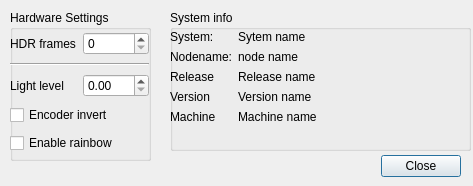
<?xml version="1.0" encoding="UTF-8"?>
<ui version="4.0">
 <class>HardwareSettings</class>
 <widget class="QDialog" name="HardwareSettings">
  <property name="geometry">
   <rect>
    <x>0</x>
    <y>0</y>
    <width>473</width>
    <height>186</height>
   </rect>
  </property>
  <property name="windowTitle">
   <string>Dialog</string>
  </property>
  <widget class="QDialogButtonBox" name="buttonBox">
   <property name="geometry">
    <rect>
     <x>370</x>
     <y>150</y>
     <width>91</width>
     <height>32</height>
    </rect>
   </property>
   <property name="orientation">
    <enum>Qt::Horizontal</enum>
   </property>
   <property name="standardButtons">
    <set>QDialogButtonBox::Close</set>
   </property>
  </widget>
  <widget class="QGroupBox" name="groupBox">
   <property name="geometry">
    <rect>
     <x>170</x>
     <y>10</y>
     <width>301</width>
     <height>141</height>
    </rect>
   </property>
   <property name="title">
    <string>System info</string>
   </property>
   <widget class="QWidget" name="">
    <property name="geometry">
     <rect>
      <x>0</x>
      <y>20</y>
      <width>291</width>
      <height>121</height>
     </rect>
    </property>
    <layout class="QFormLayout" name="formLayout">
     <item row="0" column="0">
      <widget class="QLabel" name="label">
       <property name="text">
        <string>System:</string>
       </property>
      </widget>
     </item>
     <item row="0" column="1">
      <widget class="QLabel" name="label_2">
       <property name="text">
        <string>Sytem name</string>
       </property>
      </widget>
     </item>
     <item row="1" column="0">
      <widget class="QLabel" name="label_3">
       <property name="text">
        <string>Nodename:</string>
       </property>
      </widget>
     </item>
     <item row="1" column="1">
      <widget class="QLabel" name="label_4">
       <property name="text">
        <string>node name</string>
       </property>
      </widget>
     </item>
     <item row="2" column="0">
      <widget class="QLabel" name="label_5">
       <property name="text">
        <string>Release</string>
       </property>
      </widget>
     </item>
     <item row="2" column="1">
      <widget class="QLabel" name="label_6">
       <property name="text">
        <string>Release name</string>
       </property>
      </widget>
     </item>
     <item row="3" column="0">
      <widget class="QLabel" name="label_7">
       <property name="text">
        <string>Version</string>
       </property>
      </widget>
     </item>
     <item row="3" column="1">
      <widget class="QLabel" name="label_8">
       <property name="text">
        <string>Version name</string>
       </property>
      </widget>
     </item>
     <item row="4" column="0">
      <widget class="QLabel" name="label_9">
       <property name="text">
        <string>Machine</string>
       </property>
      </widget>
     </item>
     <item row="4" column="1">
      <widget class="QLabel" name="label_10">
       <property name="text">
        <string>Machine name</string>
       </property>
      </widget>
     </item>
    </layout>
   </widget>
  </widget>
  <widget class="QGroupBox" name="groupBox_2">
   <property name="geometry">
    <rect>
     <x>10</x>
     <y>10</y>
     <width>141</width>
     <height>151</height>
    </rect>
   </property>
   <property name="title">
    <string>Hardware Settings</string>
   </property>
   <widget class="QWidget" name="">
    <property name="geometry">
     <rect>
      <x>0</x>
      <y>20</y>
      <width>139</width>
      <height>127</height>
     </rect>
    </property>
    <layout class="QVBoxLayout" name="verticalLayout">
     <item>
      <layout class="QHBoxLayout" name="horizontalLayout_2">
       <item>
        <widget class="QLabel" name="label_11">
         <property name="text">
          <string>HDR frames</string>
         </property>
        </widget>
       </item>
       <item>
        <widget class="QSpinBox" name="spinBox">
         <property name="maximum">
          <number>20</number>
         </property>
        </widget>
       </item>
      </layout>
     </item>
     <item>
      <widget class="Line" name="line_2">
       <property name="orientation">
        <enum>Qt::Horizontal</enum>
       </property>
      </widget>
     </item>
     <item>
      <layout class="QHBoxLayout" name="horizontalLayout_3">
       <item>
        <widget class="QLabel" name="label_12">
         <property name="text">
          <string>Light level</string>
         </property>
        </widget>
       </item>
       <item>
        <widget class="QDoubleSpinBox" name="doubleSpinBox">
         <property name="maximum">
          <double>1.000000000000000</double>
         </property>
         <property name="singleStep">
          <double>0.100000000000000</double>
         </property>
        </widget>
       </item>
      </layout>
     </item>
     <item>
      <widget class="QCheckBox" name="checkBox">
       <property name="text">
        <string>Encoder invert</string>
       </property>
      </widget>
     </item>
     <item>
      <widget class="QCheckBox" name="checkBox_2">
       <property name="text">
        <string>Enable rainbow</string>
       </property>
      </widget>
     </item>
    </layout>
   </widget>
  </widget>
 </widget>
 <resources/>
 <connections>
  <connection>
   <sender>buttonBox</sender>
   <signal>accepted()</signal>
   <receiver>HardwareSettings</receiver>
   <slot>accept()</slot>
   <hints>
    <hint type="sourcelabel">
     <x>248</x>
     <y>254</y>
    </hint>
    <hint type="destinationlabel">
     <x>157</x>
     <y>274</y>
    </hint>
   </hints>
  </connection>
  <connection>
   <sender>buttonBox</sender>
   <signal>rejected()</signal>
   <receiver>HardwareSettings</receiver>
   <slot>reject()</slot>
   <hints>
    <hint type="sourcelabel">
     <x>316</x>
     <y>260</y>
    </hint>
    <hint type="destinationlabel">
     <x>286</x>
     <y>274</y>
    </hint>
   </hints>
  </connection>
 </connections>
</ui>
